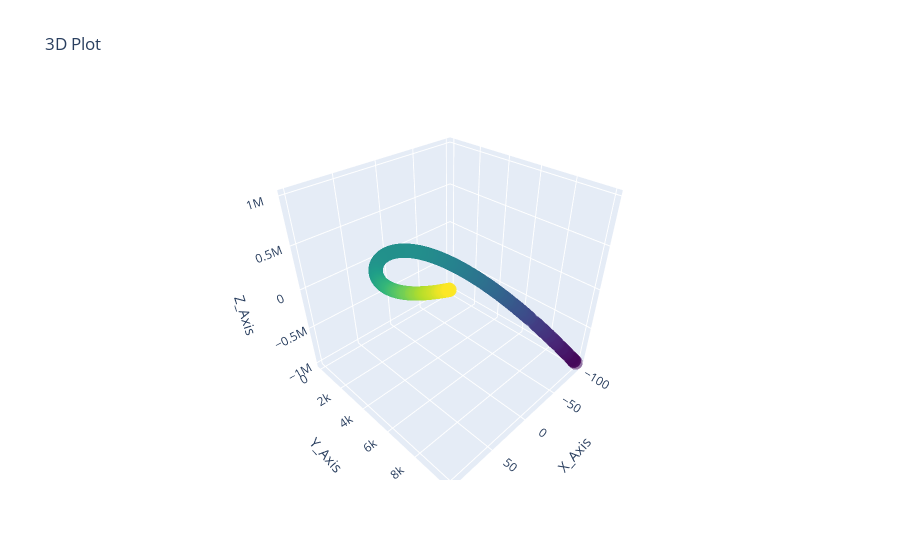

Write notebook code for a chart like this one.
### Code cell
#Plotting the graph
plot_graph(object_to_plot)

### Figure 1 — Plotly figure (JSON) as saved in the notebook; plotly's stock layout.template omitted (floating-point values rounded to 4 significant figures; data arrays with more than 128 entries replaced by an {"elided": "..."} marker saying what was removed)
{"data": [{"marker": {"color": {"elided": "1000 float values"}, "colorscale": [[0, "#440154"], [0.1111, "#482878"], [0.2222, "#3e4989"], [0.3333, "#31688e"], [0.4444, "#26828e"], [0.5556, "#1f9e89"], [0.6667, "#35b779"], [0.7778, "#6ece58"], [0.8889, "#b5de2b"], [1, "#fde725"]], "opacity": 0.5, "size": 5}, "mode": "markers", "type": "scatter3d", "x": {"elided": "1000 float values"}, "y": {"elided": "1000 float values"}, "z": {"elided": "1000 float values"}}], "layout": {"scene": {"xaxis": {"title": {"text": "X_Axis"}}, "yaxis": {"title": {"text": "Y_Axis"}}, "zaxis": {"title": {"text": "Z_Axis"}}}, "title": {"text": "3D Plot"}}}
